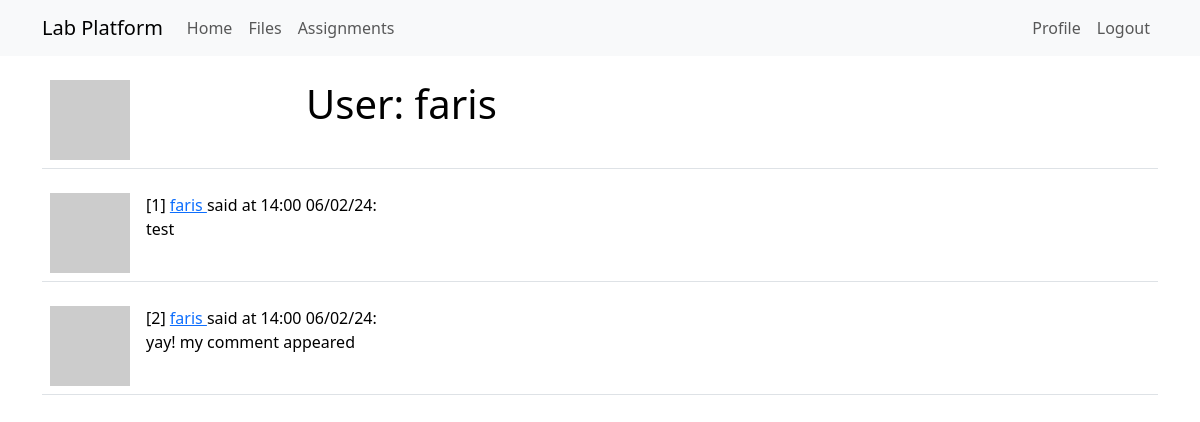
The page /user/faris (signed in) on the database as committed earlier.
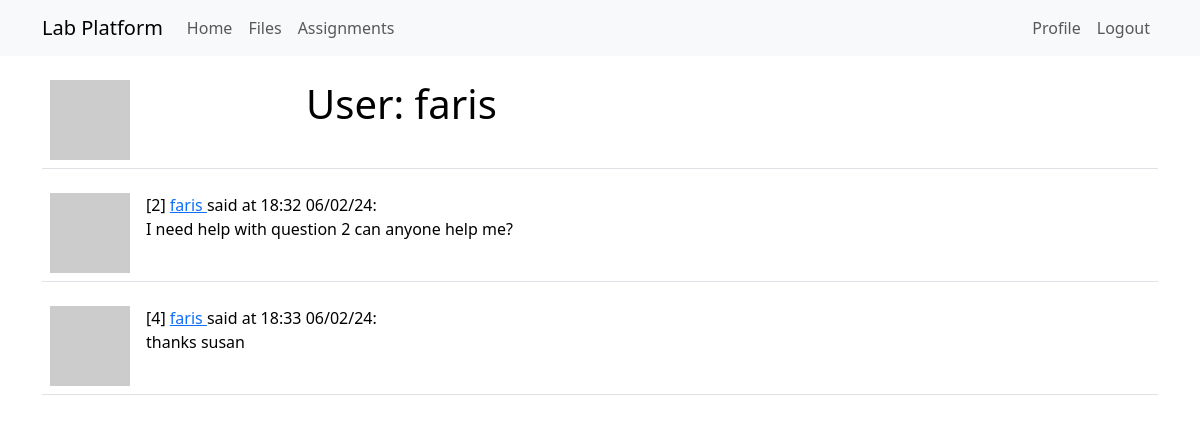
The same page on the database as committed later.
### app/models.py (models this page shows, shortened)
class User(UserMixin, db.Model):
    id: so.Mapped[int] = so.mapped_column(primary_key=True)
    username: so.Mapped[str] = so.mapped_column(sa.String(64), index=True,
                                                unique=True)
    email: so.Mapped[str] = so.mapped_column(sa.String(120), index=True,
                                             unique=True)
    password_hash: so.Mapped[Optional[str]] = so.mapped_column(sa.String(256))
    posts: so.WriteOnlyMapped['Post'] = so.relationship(
        back_populates='author')
    files: so.WriteOnlyMapped['File'] = so.relationship(
        back_populates='uploader')
    role: so.Mapped[int] = so.mapped_column(sa.Integer, default=-1, index=True, unique=False)
    assignments: so.WriteOnlyMapped['Assignment'] = so.relationship(
        back_populates='asmtauthor')
    submissions: so.WriteOnlyMapped['Submission'] = so.relationship(
        back_populates='submitter')
    def avatar(self, size):
        digest = md5(self.email.lower().encode('utf-8')).hexdigest()
        return f'https://www.gravatar.com/avatar/{digest}?d=identicon&s={size}'
    def is_admin(self):
        return self.role == 0

class Post(db.Model):
    id: so.Mapped[int] = so.mapped_column(primary_key=True)
    body: so.Mapped[str] = so.mapped_column(sa.String(140))
    timestamp: so.Mapped[datetime] = so.mapped_column(
        index=True, default=lambda: datetime.now(timezone.utc))
    user_id: so.Mapped[int] = so.mapped_column(sa.ForeignKey(User.id),
                                               index=True)
    author: so.Mapped[User] = so.relationship(back_populates='posts')
    def get_ftime(self):
        return self.timestamp.strftime("%H:%M %d/%m/%y")

### app/routes.py (the view)
@app.route('/user/<username>', methods=['GET', 'POST'])
@login_required
def user(username):
    user = db.first_or_404(sa.select(User).where(User.username == username))
    form = RoleForm()
    if form.validate_on_submit():
        user.set_role(int(form.role.data))
        db.session.commit()
    return render_template('user.html',
                             user=user,
                              form = form,
                               posts=db.session.scalars(sa.select(Post).where(user.id == Post.user_id)).all())

### app/models.py (called while the page is built)
@login.user_loader
def load_user(id):
    return db.session.get(User, int(id))

### app/templates/user.html (shortened to what this page needs)
{% extends "base.html" %}
{% import 'bootstrap_wtf.html' as wtf %}
{% block content %}
    <table class="table table-hover">
        <tr>
            <td width="256px"><img src="{{ user.avatar(256) }}"></td>
            <td>
                <h1>User: {{ user.username }}</h1>
            </td>
            <td>
            </td>
        </tr>
    </table>
    {% for post in posts %}
        {% include '_post.html' %}
    {% endfor %}
{% endblock %}

### app/templates/base.html (shortened to what this page needs)
<!doctype html>
<html>
<head>
    <link href="https://cdn.jsdelivr.net/npm/bootstrap@5.3.2/dist/css/bootstrap.min.css" rel="stylesheet"
>
</head>
<body>
    <nav class="navbar navbar-expand-lg bg-body-tertiary">
        <div class="container">
            <a class="navbar-brand" href="{{ url_for('index') }}">Lab Platform</a>
            <div class="collapse navbar-collapse" id="navbarSupportedContent">
                <ul class="navbar-nav me-auto mb-2 mb-lg-0">
                    <li class="nav-item">
                        <a class="nav-link" aria-current="page" href="{{url_for('index')}}">Home</a>
                    </li>
                    <li class="nav-item">
                        <a class="nav-link" aria-current="page" href="{{url_for('board')}}">Files</a>
                    </li>
                    <li class="nav-item">
                        <a class="nav-link" aria-current="page" href="{{url_for('assignments')}}">Assignments</a>
                    </li>
                </ul>
                <ul class="navbar-nav mb-2 mb-lg-0">
                    {% if current_user.is_anonymous %}
                    <li class="nav-item">
                        <a class="nav-link" aria-current="page" href="{{ url_for('login') }}">Login</a>
                    </li>
                    {% else %}
                    <li class="nav-item">
                        <a class="nav-link" aria-current="page"
                            href="{{ url_for('user', username=current_user.username) }}">Profile</a>
                    </li>
                    <li class="nav-item">
                        <a class="nav-link" aria-current="page" href="{{ url_for('logout') }}">Logout</a>
                    </li>
                    {% endif %}
                </ul>
            </div>
        </div>
    </nav>
    <div class="container mt-3">
        {% block content %}{% endblock %}
    </div>
</body>
</html>

### app/templates/_post.html
<table class="table table-hover">
    <tr>
        <td width="70px">
            <a href="{{ url_for('user', username=post.author.username) }}">
                <img src="{{ post.author.avatar(70) }}" />
            </a>
        </td>
        <td>
            [{{ post.id }}]
            <a href="{{ url_for('user', username=post.author.username) }}">
                {{ post.author.username }}
            </a>
            said at {{ post.get_ftime() }}:
            <br>
            {{ post.body }}
        </td>
    </tr>
</table>

Rows that differ between the two databases and show on the page:
no longer on this page (row edited): Post: id "1", author.username "faris", get_ftime "14:00 06/02/24", body "test"
changed Post id 2: get_ftime "14:00 06/02/24" → "18:32 06/02/24"; body "yay! my comment appeared" → "I need help with question 2 can anyone help me?"
added Post: id "4", author.username "faris", get_ftime "18:33 06/02/24", body "thanks susan"
